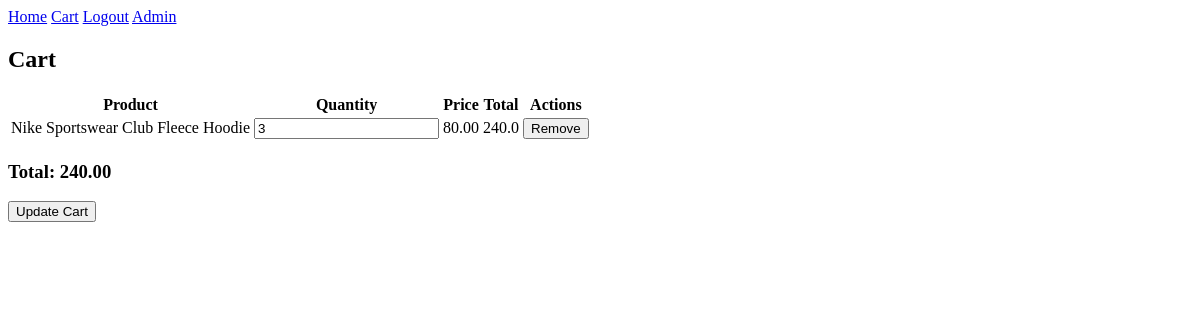
The app's page /cart/ (signed in) with its own data.
### shop/models.py (models this page shows, shortened)
class CartItem(models.Model):
    user = models.ForeignKey(User, on_delete=models.CASCADE)
    product = models.ForeignKey(Product, on_delete=models.CASCADE)
    quantity = models.PositiveIntegerField(default=1)

class Product(models.Model):
    name = models.CharField(max_length=255)
    slug = models.SlugField(max_length=255, unique=True, blank=True)
    image = models.ImageField(upload_to='products/')
    price = models.DecimalField(max_digits=10, decimal_places=2)
    category = models.ForeignKey(Category, on_delete=models.CASCADE)
    brand = models.ForeignKey(Brand, on_delete=models.CASCADE)
    description = models.TextField()
    stock = models.PositiveIntegerField()

### shop/views.py (the view, shortened to what this page needs)
# urls.py: path('cart/', cart, name='cart'),
@login_required
def cart(request):
    cart_items = CartItem.objects.filter(user=request.user)
    total = sum(item.product.price * item.quantity for item in cart_items)
    context = {
        'cart_items': cart_items,
        'total': total,
    }
    return render(request, 'shop/cart.html', context)

### shop/templatetags/custom_filters.py (called while the page is built)
@register.filter(name='mul')
def multiply(value, arg):
    try:
        return float(value) * float(arg)
    except (ValueError, TypeError):
        return ''

### shop/templates/shop/cart.html (shortened to what this page needs)
{% extends "shop/base.html" %}
{% load static %}
{% load custom_filters %}
{% block content %}
<h2>Cart</h2>
<form method="POST">
    <table>
        <tr>
            <th>Product</th>
            <th>Quantity</th>
            <th>Price</th>
            <th>Total</th>
            <th>Actions</th>
        </tr>
        {% for item in cart_items %}
        <tr>
            <td>{{ item.product.name }}</td>
            <td>
                <input type="number" name="quantity_{{ item.id }}" value="{{ item.quantity }}">
            </td>
            <td>{{ item.product.price }}</td>
            <td>{{ item.product.price|mul:item.quantity }}</td>
            <td>
                <button formaction="{% url 'remove_from_cart' item.id %}">Remove</button>
            </td>
        </tr>
        {% endfor %}
    </table>
    <h3>Total: {{ total }}</h3>
    <button type="submit">Update Cart</button>
</form>
{% endblock %}

### records on screen
CartItem: product.name "Nike Sportswear Club Fleece Hoodie", id "3", product.price "80.00", product.price|mul "240.0"

### other values on screen
{{ total }} "240.00"
